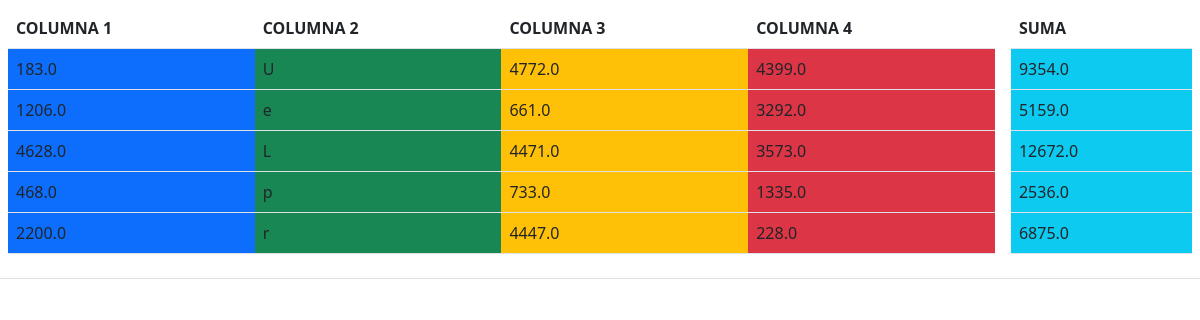
The page /prueba1/ on the database its author committed.
### prueba1/models.py (models this page shows, shortened)
class Prueba1(models.Model):
    dato1 = models.FloatField(blank=True, null=True)
    dato2 = models.CharField(max_length = 200)
    dato3 = models.FloatField(blank=True, null=True)
    dato4 = models.FloatField(blank=True, null=True)
    flop  = models.FloatField(blank=True, null=True)

### prueba1/views.py (the view)
# urls.py: path('prueba1/', views.muestra_datos, name= 'prueba1'),
def muestra_datos(request):
    consulta = Prueba1.objects.all()
    dic = {'valor': consulta}
    sumas = []
    for i in consulta:
        suma = 0
        suma = i.dato1 + i.dato3 + i.dato4
        sumas.append(suma)
    dic["sumas"] = sumas
    return render(request, 'Prueba1/indext.html', dic)

### prueba1/Templates/Prueba1/indext.html (shortened to what this page needs)
<!DOCTYPE html>
<html>
    <head>
        <link href="https://cdn.jsdelivr.net/npm/bootstrap@5.2.1/dist/css/bootstrap.min.css" rel="stylesheet"
>
    </head>
        <table width="100%"  cellpadding="8" cellspacing="0" class="table">
            <tr>
                <td>
                        <table width="80%"  table class="table">
                            <tr>
                                <th>COLUMNA 1</th>
                                <th>COLUMNA 2</th>
                                <th>COLUMNA 3</th>
                                <th>COLUMNA 4</th>
                            </tr>
                            {% for valores in valor %}
                            <tr>
                                <td class="bg-primary">{{valores.dato1}}</td>
                                <td class="bg-success">{{valores.dato2}}</td>
                                <td class="bg-warning">{{valores.dato3}}</td>
                                <td class="bg-danger">{{valores.dato4}}</td>
                            </tr>
                            {% endfor %}
                        </table>
                </td>
                <td>
                        <table class="table">
                            <tr>
                                <th>SUMA</th>
                            </tr>
                            {% for val in sumas %}
                            <tr>
                                <td class="bg-info">{{val}}</td>
                            </tr>
                            {% endfor %}
                        </table>
                </td>
            </tr>
        </table>
    </body>
</html>

### rows shown on the page
Prueba1: dato1 "183.0", dato2 "U", dato3 "4772.0", dato4 "4399.0"
Prueba1: dato1 "1206.0", dato2 "e", dato3 "661.0", dato4 "3292.0"
Prueba1: dato1 "4628.0", dato2 "L", dato3 "4471.0", dato4 "3573.0"
Prueba1: dato1 "468.0", dato2 "p", dato3 "733.0", dato4 "1335.0"
Prueba1: dato1 "2200.0", dato2 "r", dato3 "4447.0", dato4 "228.0"

### other values the page prints
{{ val }} "9354.0" "5159.0" "12672.0" "2536.0" "6875.0"
